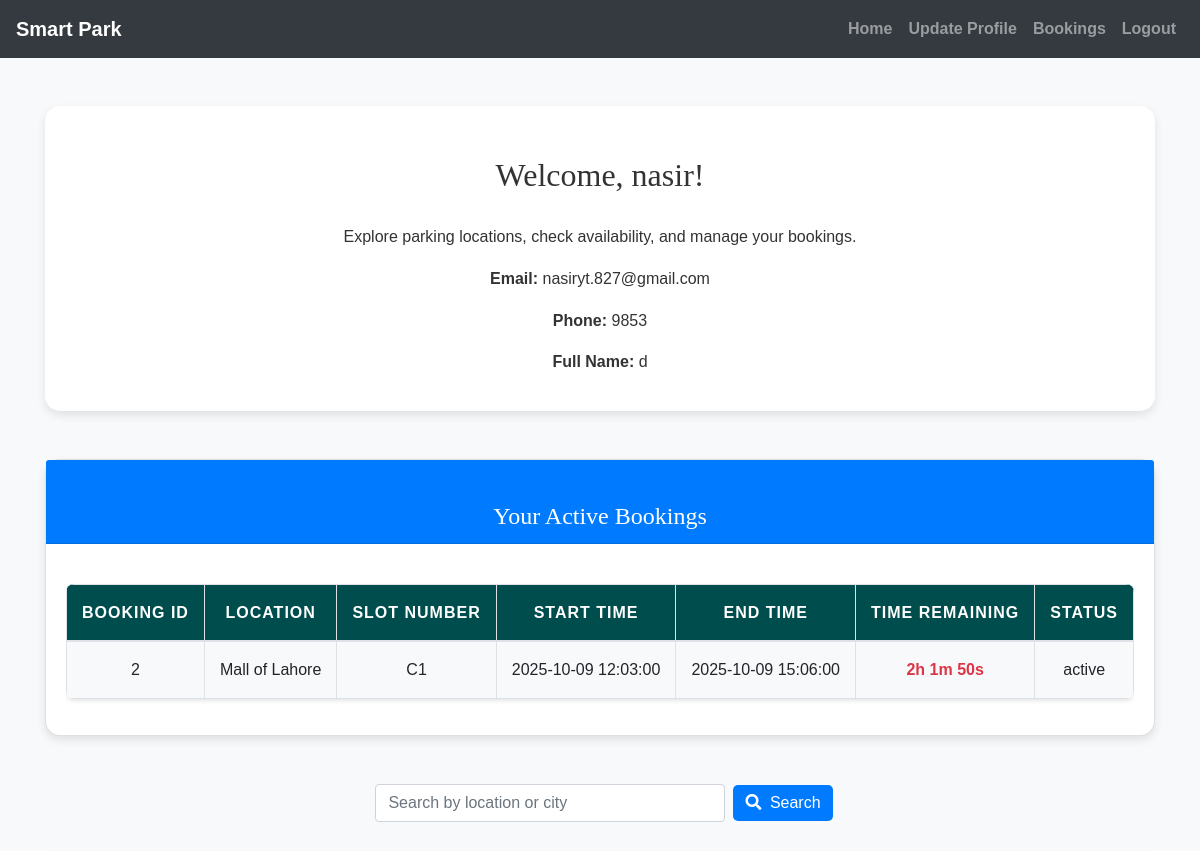
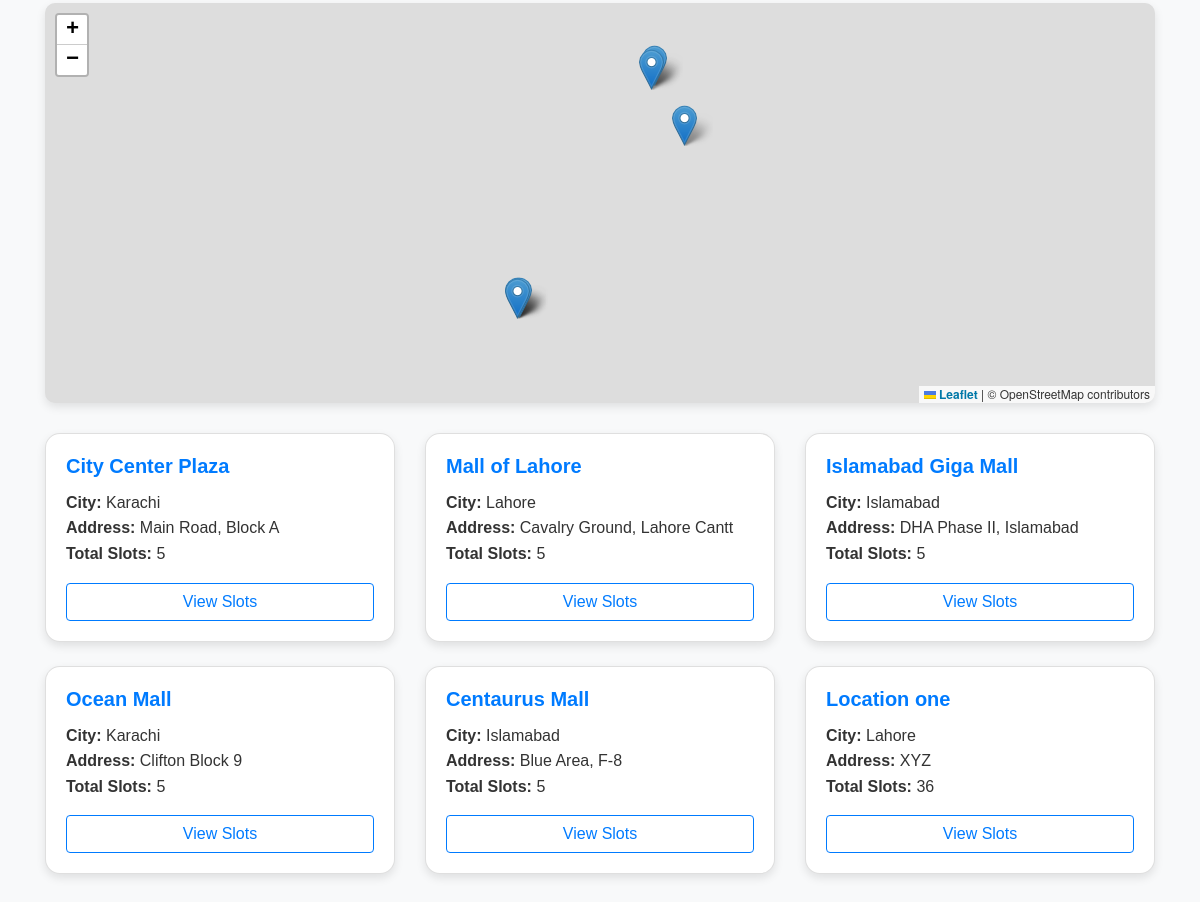
Page /home.php (signed in) on the committed database (2 pictures, top to bottom).
### tables this page shows
CREATE TABLE `users` (
  `id` int(11) NOT NULL,
  `username` varchar(50) NOT NULL,
  `password` varchar(255) NOT NULL,
  `email` varchar(100) NOT NULL,
  `phone` varchar(20) NOT NULL,
  `age` int(11) DEFAULT NULL,
  `full_name` varchar(255) NOT NULL,
  `bio` text DEFAULT NULL
);

CREATE TABLE `bookings` (
  `booking_id` int(11) NOT NULL,
  `user_id` int(11) NOT NULL,
  `slot_id` int(11) NOT NULL,
  `location_id` int(11) NOT NULL,
  `start_time` datetime NOT NULL,
  `duration` int(11) NOT NULL,
  `end_time` datetime NOT NULL,
  `status` enum('active','completed','cancelled') NOT NULL DEFAULT 'active',
  `estimated_arrival_time` datetime DEFAULT NULL,
  `created_at` datetime NOT NULL DEFAULT current_timestamp()
);

CREATE TABLE `parking_locations` (
  `location_id` int(11) NOT NULL,
  `name` varchar(100) NOT NULL,
  `address` varchar(255) NOT NULL,
  `city` varchar(50) NOT NULL,
  `latitude` decimal(9,6) NOT NULL,
  `longitude` decimal(9,6) NOT NULL,
  `total_slots` int(11) NOT NULL,
  `created_at` datetime NOT NULL DEFAULT current_timestamp(),
  `updated_at` datetime NOT NULL DEFAULT current_timestamp() ON UPDATE current_timestamp()
);

CREATE TABLE `parking_slots` (
  `slot_id` int(11) NOT NULL,
  `location_id` int(11) NOT NULL,
  `slot_number` varchar(10) NOT NULL,
  `status` enum('available','occupied','reserved') NOT NULL DEFAULT 'available',
  `updated_at` datetime NOT NULL DEFAULT current_timestamp() ON UPDATE current_timestamp()
);

### home.php (the view, shortened to what this page needs)
<?php
include('config.php');
$user_id = $_SESSION["id"];
$stmt = $conn->prepare("SELECT username, email, phone, full_name FROM users WHERE id = ?");
$stmt->bind_param("i", $user_id);
$stmt->execute();
$stmt->bind_result($username, $email, $phone, $full_name);
$bookings_query = "SELECT b.*, pl.name as location_name, ps.slot_number
                  FROM bookings b
                  JOIN parking_locations pl ON b.location_id = pl.location_id
                  JOIN parking_slots ps ON b.slot_id = ps.slot_id
                  WHERE b.user_id = ? AND b.status = 'active'
                  ORDER BY b.created_at DESC LIMIT 5";
$stmt = $conn->prepare($bookings_query);
$stmt->bind_param("i", $user_id);
$stmt->execute();
$bookings_result = $stmt->get_result();
$search = "";
if (isset($_GET['search'])) {
    $search = mysqli_real_escape_string($conn, $_GET['search']);
    $query = "SELECT * FROM parking_locations
              WHERE name LIKE '%$search%' OR city LIKE '%$search%'
              ORDER BY created_at DESC";
} else {
    $query = "SELECT * FROM parking_locations ORDER BY created_at DESC";
}
$result = mysqli_query($conn, $query);
?>
<!DOCTYPE html>
<html lang="en">
<head>
    <link rel="stylesheet" href="https://maxcdn.bootstrapcdn.com/bootstrap/4.5.2/css/bootstrap.min.css">
    <link rel="stylesheet" href="https://cdnjs.cloudflare.com/ajax/libs/font-awesome/5.15.4/css/all.min.css">
    <link rel="stylesheet" href="https://unpkg.com/leaflet/dist/leaflet.css" />
    <link rel="stylesheet" href="./css/style.css">
</head>
<body>
    <?php include('navbar.php'); ?>
    <div class="container mt-5">
        <div class="welcome-section text-center mb-5">
            <h2>Welcome, <?= htmlspecialchars($username); ?>!</h2>
            <p>Explore parking locations, check availability, and manage your bookings.</p>
            <div class="row justify-content-center">
                <div class="col-md-6">
                    <p><strong>Email:</strong> <?= htmlspecialchars($email); ?></p>
                    <p><strong>Phone:</strong> <?= htmlspecialchars($phone); ?></p>
                    <p><strong>Full Name:</strong> <?= htmlspecialchars($full_name); ?></p>
                </div>
            </div>
        </div>
        <div class="card mb-5">
            <div class="card-header bg-primary text-white">
                <h4 class="mb-0">Your Active Bookings</h4>
            </div>
            <div class="card-body">
                <?php if (mysqli_num_rows($bookings_result) > 0) { ?>
                    <div class="table-responsive">
                        <table class="table table-striped">
                            <thead>
                                <tr>
                                    <th>Booking ID</th>
                                    <th>Location</th>
                                    <th>Slot Number</th>
                                    <th>Start Time</th>
                                    <th>End Time</th>
                                    <th>Time Remaining</th>
                                    <th>Status</th>
                                </tr>
                            </thead>
                            <tbody>
                                <?php while ($row = mysqli_fetch_assoc($bookings_result)) {
                                    $end_time = strtotime($row['end_time']) * 1000;
                                ?>
                                    <tr>
                                        <td><?= htmlspecialchars($row['booking_id']); ?></td>
                                        <td><?= htmlspecialchars($row['location_name']); ?></td>
                                        <td><?= htmlspecialchars($row['slot_number']); ?></td>
                                        <td><?= htmlspecialchars($row['start_time']); ?></td>
                                        <td><?= htmlspecialchars($row['end_time']); ?></td>
                                        <td><span class="timer" data-endtime="<?= $end_time; ?>"></span></td>
                                        <td><?= htmlspecialchars($row['status']); ?></td>
                                    </tr>
                                <?php } ?>
                            </tbody>
                        </table>
                    </div>
                <?php } else { ?>
                    <p class="text-center">No active bookings found.</p>
                <?php } ?>
            </div>
        </div>
        <div class="text-center mb-4">
            <form method="GET" class="form-inline justify-content-center">
                <div class="form-group mx-sm-2 mb-2">
                    <input type="text"
                           name="search"
                           value="<?= htmlspecialchars($search); ?>"
                           class="form-control"
                           style="width: 350px;"
                           placeholder="Search by location or city">
                </div>
                <button type="submit" class="btn btn-primary mb-2">
                    <i class="fas fa-search mr-1"></i> Search
                </button>
            </form>
        </div>
        <div id="map"></div>
        <div class="row">
            <?php
            if (mysqli_num_rows($result) > 0) {
                while ($row = mysqli_fetch_assoc($result)) {
                    ?>
                    <div class="col-md-4 mb-4">
                        <div class="card">
                            <div class="card-body">
                                <h5 class="card-title"><?= htmlspecialchars($row['name']); ?></h5>
                                <p class="card-text">
                                    <strong>City:</strong> <?= htmlspecialchars($row['city']); ?><br>
                                    <strong>Address:</strong> <?= htmlspecialchars($row['address']); ?><br>
                                    <strong>Total Slots:</strong> <?= htmlspecialchars($row['total_slots']); ?>
                                </p>
                                <a href="view_slots_user.php?location_id=<?= $row['location_id']; ?>" class="btn btn-outline-primary btn-block">View Slots</a>
                            </div>
                        </div>
                    </div>
                    <?php
                }
            } else {
                echo "<div class='col-12 text-center'><p>No parking locations found.</p></div>";
            }
            ?>
        </div>
    </div>
</body>
</html>

### css/style.css (style rules this page uses)
body { background-color: #f8f9fa; font-family: 'Arial', sans-serif; color: #333; line-height: 1.6; }
h1, h2, h3, h4 { text-align: center; margin-top: 30px; margin-bottom: 30px; font-family: 'Georgia', serif; }
.container { margin-bottom: 40px; }
.table { width: 100%; border-collapse: collapse; margin-top: 20px; font-size: 16px; background-color: #ffffff; border-radius: 8px; overflow: hidden; box-shadow: 0 2px 4px rgba(0, 0, 0, 0.1); }
.table th, .table td { padding: 15px; border: 1px solid #dee2e6; text-align: center; }
.table thead th { background-color: #004d4d; color: white; font-weight: bold; text-transform: uppercase; letter-spacing: 1px; }
.table tbody tr:nth-child(odd) { background-color: #f8f9fa; }
.btn-primary { color: #fff; border: none; border-radius: 5px; cursor: pointer; transition: background-color 0.3s ease; }
a { color: #006666; text-decoration: none; font-weight: bold; }

### home.php (style rules this page uses)
body { background-color: #f8f9fa; }
#map { height: 400px; border-radius: 10px; margin-bottom: 30px; box-shadow: 0 4px 10px rgba(0,0,0,0.1); }
.card { border-radius: 15px; box-shadow: 0 4px 10px rgba(0,0,0,0.1); transition: transform 0.2s; }
.card-title { font-weight: bold; color: #007bff; }
.welcome-section { background-color: #ffffff; padding: 20px; border-radius: 15px; box-shadow: 0 4px 10px rgba(0,0,0,0.1); }
.btn-primary { background-color: #007bff; border-color: #007bff; }
.timer { color: #dc3545; font-weight: bold; }

### rows in the picture
users: username "nasir", email "nasiryt.827@gmail.com", phone "9853", full_name "d"
bookings: booking_id "2", location.name "Mall of Lahore", slot.slot_number "C1", start_time "2025-10-09 12:03:00", end_time "2025-10-09 15:06:00", status "active"
parking_locations: name "City Center Plaza", city "Karachi", address "Main Road, Block A", total_slots "5"
parking_locations: name "Mall of Lahore", city "Lahore", address "Cavalry Ground, Lahore Cantt", total_slots "5"
parking_locations: name "Islamabad Giga Mall", city "Islamabad", address "DHA Phase II, Islamabad", total_slots "5"
parking_locations: name "Ocean Mall", city "Karachi", address "Clifton Block 9", total_slots "5"
parking_locations: name "Centaurus Mall", city "Islamabad", address "Blue Area, F-8", total_slots "5"
parking_locations: name "Location one", city "Lahore", address "XYZ", total_slots "36"
